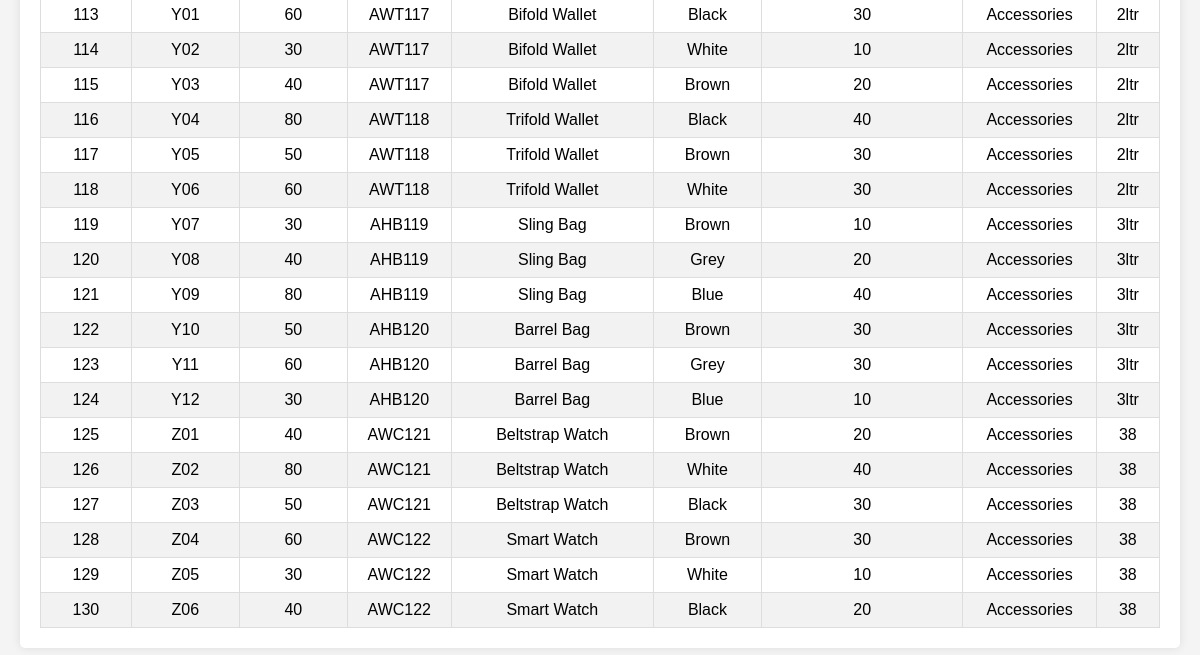
Before: /inventory/stocks.php (signed in, lower part) with the older database file.
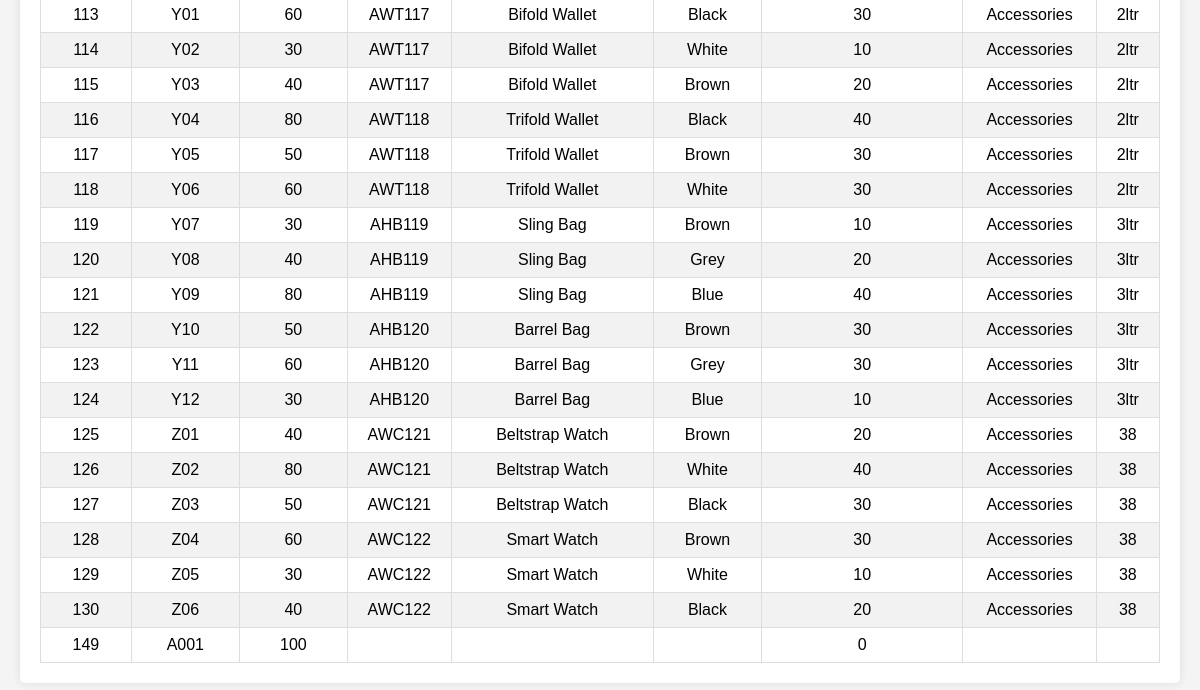
After: the same page with the newer database file.
### tables this page shows
CREATE TABLE `inv_location` (
  `id` int(11) NOT NULL,
  `location` varchar(255) DEFAULT NULL,
  `capacity` int(11) DEFAULT NULL,
  `article_no` varchar(11) NOT NULL,
  `article_description` varchar(255) DEFAULT NULL,
  `color` varchar(255) DEFAULT NULL,
  `available_quantity` int(11) DEFAULT NULL,
  `article_size` varchar(10) DEFAULT NULL,
  `category` varchar(50) DEFAULT NULL
);

### inventory/stocks.php (the view, shortened to what this page needs)
<?php
include('../includes/connection.php');
$query = "SELECT * FROM inv_location";
$result = $conn->query($query);
?>
<!DOCTYPE html>
<html lang="en">
<head>
<link rel="stylesheet" href="https://cdnjs.cloudflare.com/ajax/libs/font-awesome/4.7.0/css/font-awesome.min.css">
</head>
<body>
<div class="main-content">
        <div>
            <table id="product-table">
                <tbody>
                    <?php while ($row = $result->fetch_assoc()) { ?>
                        <tr>
                            <td><?php echo $row['id']; ?></td>
                            <td><?php echo $row['location']; ?></td>
                            <td><?php echo $row['capacity']; ?></td>
                            <td><?php echo $row['article_no']; ?></td>
                            <td><?php echo $row['article_description']; ?></td>
                            <td><?php echo $row['color']; ?></td>
                            <td><?php echo $row['available_quantity']; ?></td>
                            <td><?php echo $row['category']; ?></td>
                            <td><?php echo $row['article_size']; ?></td>
                        </tr>
                    <?php } ?>
                </tbody>
            </table>
        </div>
    </div>
</body>
</html>

Changed rows visible on the page:
added inv_location: id "149", location "A001", capacity "100", available_quantity "0"
